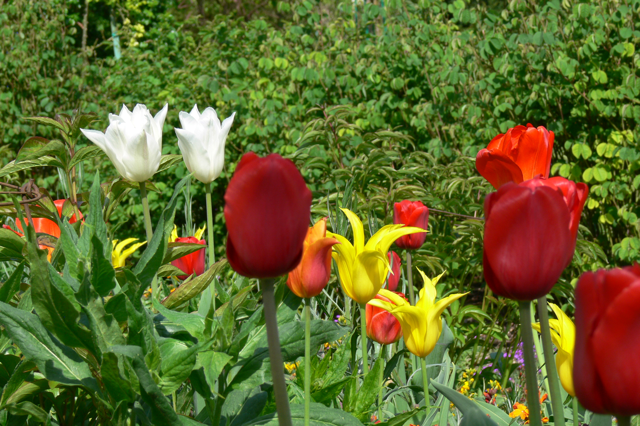
#> input picture Imagens/flowers4.png, 640 x 426 px
$ python exemplo9.py
#> lines starting #> are read from the running program, lines starting #| are printed output that depends on the picture
import cv2
import numpy as np
from matplotlib import pyplot as plt

I_bgr = cv2.imread('../Imagens/flowers4.png')
#> I_bgr is the input picture: shape (426, 640, 3); mean B, G, R 43.2, 103.7, 97.9
cv2.imshow('Imagem BGR',I_bgr)
cv2.waitKey(0)

B = I_bgr[:,:,0]  #canal azul
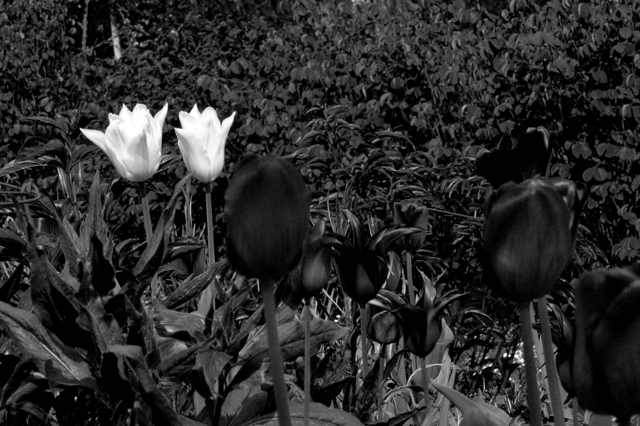
#> B: shape (426, 640); min 0, max 255, mean 43.2
G = I_bgr[:,:,1]  #canal verde
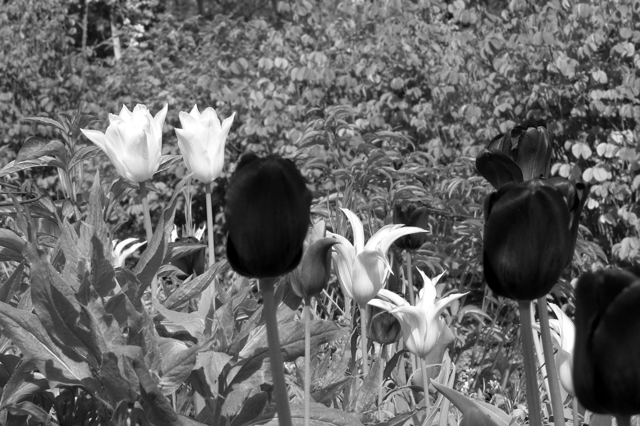
#> G: shape (426, 640); min 0, max 255, mean 103.7
R = I_bgr[:,:,2]  #canal vermelho
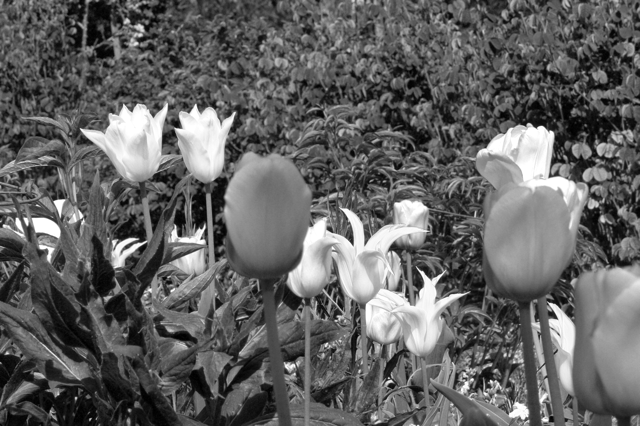
#> R: shape (426, 640); min 0, max 255, mean 97.9

I_cinza1 = np.uint8((1/3)*B + (1/3)*G + (1/3)*R) #conversao para cinza usando a media dos tres canais
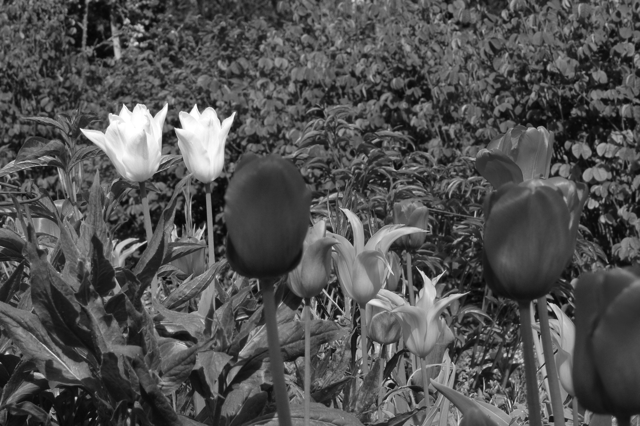
#> I_cinza1: shape (426, 640); min 5, max 255, mean 81.2

cv2.imshow('Imagem Cinza1',I_cinza1)
cv2.waitKey(0)

I_cinza2= np.uint8(0.1140*B + 0.5870*G + 0.2989*R) #conversao para cinza usando a media dos tres canais
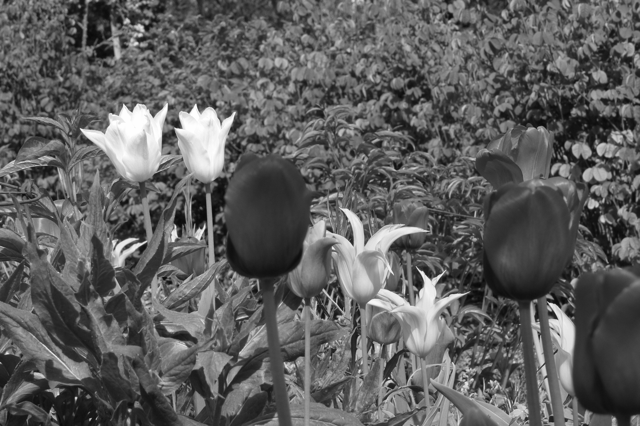
#> I_cinza2: shape (426, 640); min 9, max 254, mean 94.6

cv2.imshow('Imagem Cinza2',I_cinza2)
cv2.waitKey(0)

I_cinza3 = cv2.cvtColor(I_bgr, cv2.COLOR_BGR2GRAY) #conversao para cinza usando funcao do opencv
cv2.imshow('Imagem Cinza3',I_cinza3)
cv2.waitKey(0)
cv2.destroyAllWindows()  # Fecha todas as janelas ao final

# Alternativa: mostrar todas as imagens juntas usando matplotlib
plt.figure(figsize=(15, 10))

plt.subplot(2, 3, 1)
plt.imshow(cv2.cvtColor(I_bgr, cv2.COLOR_BGR2RGB))
plt.title('Imagem Original')
plt.axis('off')

plt.subplot(2, 3, 2)
plt.imshow(I_cinza1, cmap='gray')
plt.title('Cinza1 (Média simples)')
plt.axis('off')

plt.subplot(2, 3, 3)
plt.imshow(I_cinza2, cmap='gray')
plt.title('Cinza2 (Média ponderada)')
plt.axis('off')

plt.subplot(2, 3, 4)
plt.imshow(I_cinza3, cmap='gray')
plt.title('Cinza3 (OpenCV)')
plt.axis('off')

plt.tight_layout()
plt.show()
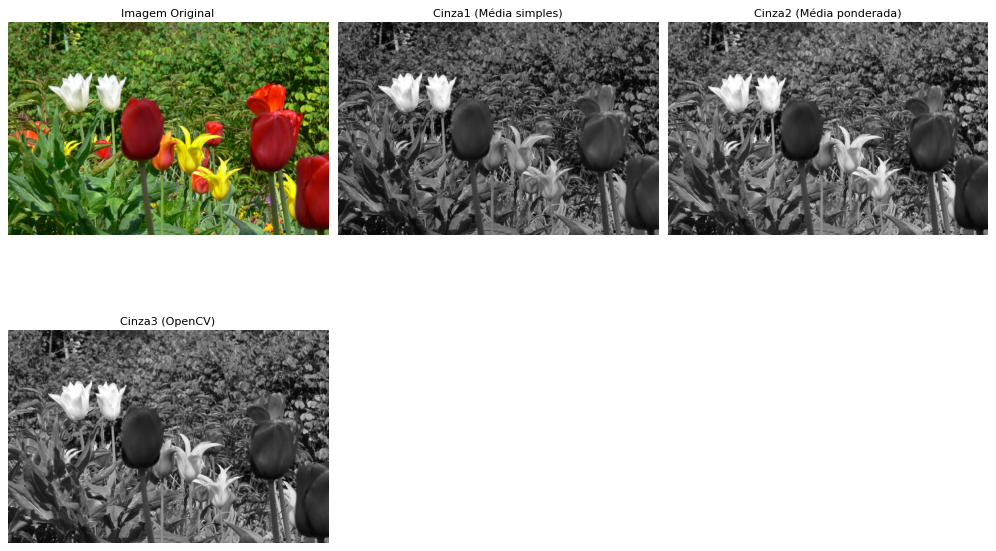
#> figure drawn by matplotlib, 4 panels
